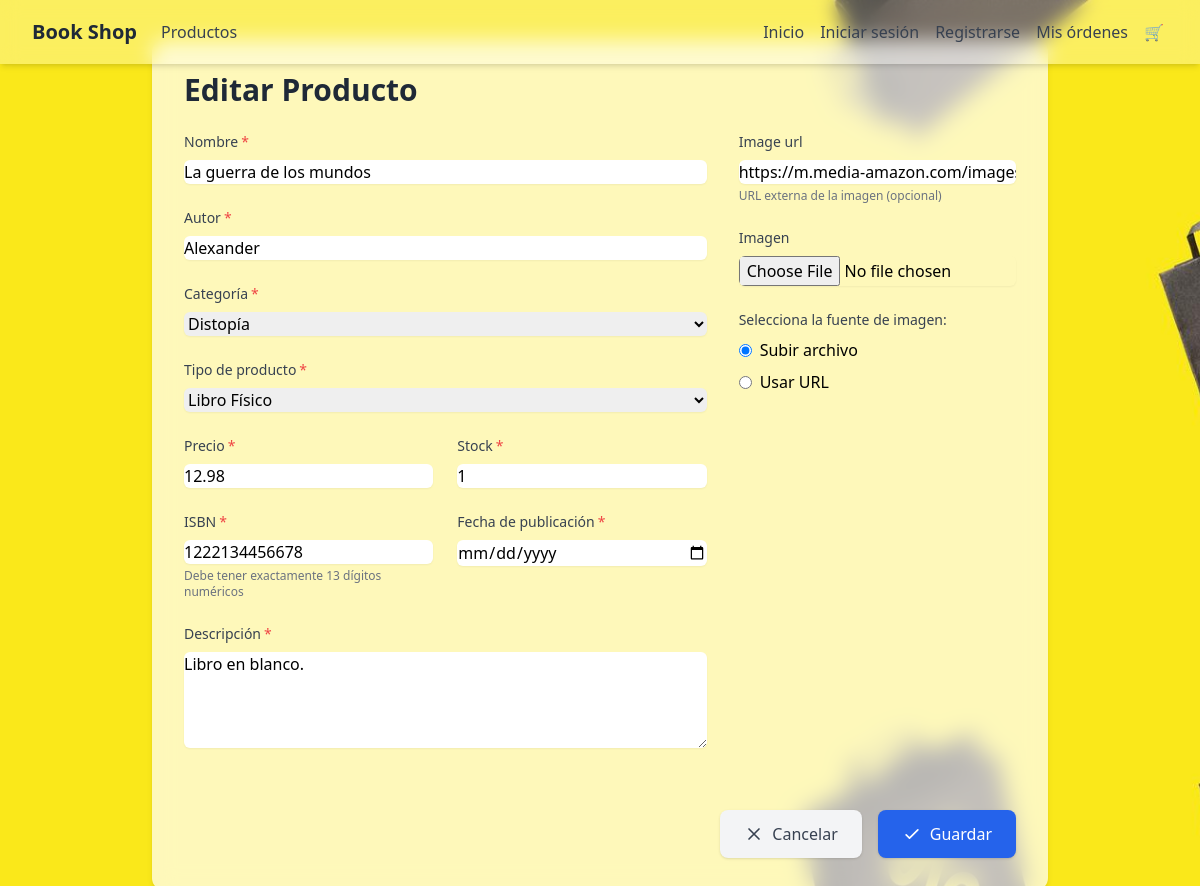
/productos/editar/7/, run on an earlier commit of the app's database.
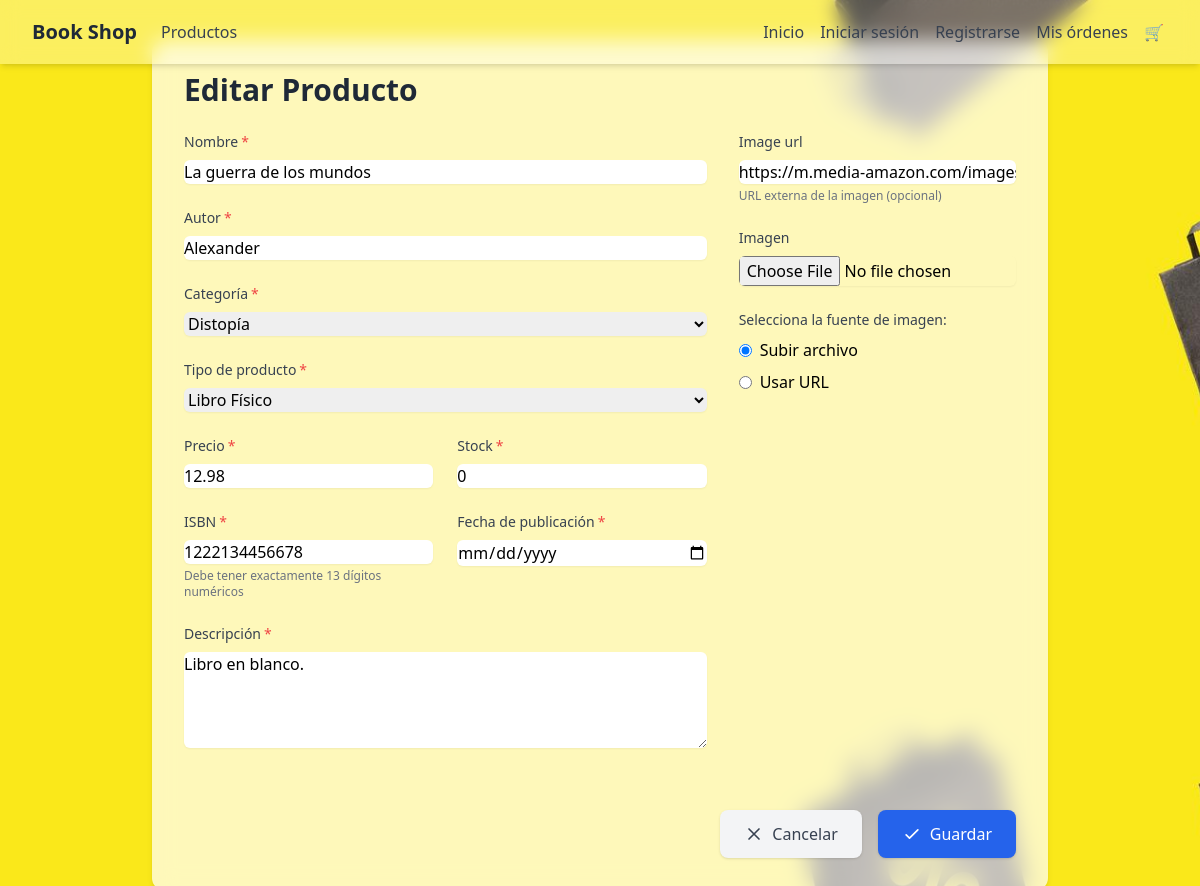
And on a later commit of the database.
### productos/models.py (models this page shows, shortened)
class Product(models.Model):
    PRODUCT_TYPES = [
        ('physical', 'Libro Físico'),
        ('ebook', 'Libro Digital'),
    ]
    name = models.CharField(max_length=200, verbose_name="Nombre")
    description = models.TextField(verbose_name="Descripción")
    price = models.DecimalField(max_digits=10, decimal_places=2, verbose_name="Precio")
    product_type = models.CharField(
        max_length=10,
        choices=PRODUCT_TYPES,
        default='physical',
        verbose_name="Tipo de producto"
    )
    category = models.ForeignKey(Category, on_delete=models.CASCADE, verbose_name="Categoría")
    stock = models.PositiveIntegerField(default=0, verbose_name="Stock")
    image = models.ImageField(upload_to='products/', blank=True, null=True, verbose_name="Imagen")
    image_url = models.URLField(blank=True, null=True)
    author = models.CharField(max_length=100, verbose_name="Autor")
    isbn = models.CharField(max_length=13,unique=True,validators=[RegexValidator(regex='^\d{13}$', message='El ISBN debe tener exactamente 13 dígitos.')],verbose_name="ISBN")
    publication_date = models.DateField(verbose_name="Fecha de publicación")
    created_at = models.DateTimeField(auto_now_add=True, verbose_name="Fecha de creación")
    updated_at = models.DateTimeField(auto_now=True, verbose_name="Fecha de actualización")
    class Meta:
        verbose_name = "Producto"
        verbose_name_plural = "Productos"

### productos/views.py (the view)
# urls.py: path('editar/<int:pk>/', views.product_update, name='product_update'),  # Editar producto
def product_update(request, pk):
   product = get_object_or_404(Product.objects.select_related('category'), pk=pk)
   if request.method == 'POST':
       form = ProductForm(request.POST, request.FILES, instance=product)
       if form.is_valid():
            product = form.save(commit=False)
            image_source = request.POST.get('image_source')
            image_url = form.cleaned_data.get('image_url')
            image_file = request.FILES.get('image')
            if image_source == 'url' and image_url:
                product.image = None
            elif image_source == 'file' and image_file:
                product.image_url = ''
            elif image_source == 'url' and not image_url and image_file:
                product.image_url = ''
            else:
                product.image = None
                product.image_url = ''
            product.save()
            messages.success(request, 'Producto actualizado exitosamente.')
            return redirect('product_detail', pk=product.pk)
   else:
       form = ProductForm(instance=product)
   return render(request, 'productos/product_form.html', {
       'form': form,
       'title': 'Editar Producto',
       'product': product
   })

### productos/forms.py (shortened to what this page needs)
class ProductForm(forms.ModelForm):
    class Meta:
        model = Product
        fields = ['name', 'author', 'category', 'product_type', 'price', 'stock', 'description', 'image','image_url', 'isbn','publication_date']
        common_class = 'w-full rounded-md border-gray-300 shadow-sm focus:border-blue-500 focus:ring-blue-500'
        widgets = {
            'name': forms.TextInput(attrs={'class': common_class}),
            'author': forms.TextInput(attrs={'class': common_class}),
            'category': forms.Select(attrs={'class': common_class}),
            'product_type': forms.Select(attrs={'class': common_class}),
            'price': forms.NumberInput(attrs={'class': common_class, 'step': '0.01'}),
            'stock': forms.NumberInput(attrs={'class': common_class}),
            'description': forms.Textarea(attrs={'class': common_class, 'rows': 4}),
            'image': forms.FileInput(attrs={'class': common_class}),
            'image_url': forms.URLInput(attrs={'class': common_class}),
            'isbn': forms.TextInput(attrs={'class': common_class}),
            'publication_date': forms.DateInput(attrs={'class': common_class, 'type': 'date'}),
        }

### productos/models.py (called while the page is built)
    def __str__(self):
        return self.name

### productos/templates/productos/product_form.html (shortened to what this page needs)
{% extends "base.html" %}
{% load static %}
{% load i18n %}
{% block content %}
<div class="max-w-4xl mx-auto bg-white bg-opacity-70 backdrop-blur-md rounded-xl shadow-md p-8 animate-fade-in">
  <h2 class="text-3xl font-bold text-gray-800 mb-6">{{ title }}</h2>
  <form method="post" enctype="multipart/form-data">
    <div class="flex flex-col md:flex-row gap-8">
      <div class="flex-1">
        <div class="mb-6">
          <label for="{{ form.name.id_for_label }}" class="block text-sm font-medium text-gray-700 mb-2">
            {{ form.name.label }}{% if form.name.field.required %}<span class="text-red-500">*</span>{% endif %}
          </label>
          {{ form.name }}
        </div>
        <div class="mb-6">
          <label for="{{ form.author.id_for_label }}" class="block text-sm font-medium text-gray-700 mb-2">
            {{ form.author.label }}{% if form.author.field.required %}<span class="text-red-500">*</span>{% endif %}
          </label>
          {{ form.author }}
        </div>
        <div class="mb-6">
          <label for="{{ form.category.id_for_label }}" class="block text-sm font-medium text-gray-700 mb-2">
            {{ form.category.label }}{% if form.category.field.required %}<span class="text-red-500">*</span>{% endif %}
          </label>
          {{ form.category }}
        </div>
        <div class="mb-6">
          <label for="{{ form.product_type.id_for_label }}" class="block text-sm font-medium text-gray-700 mb-2">
            {{ form.product_type.label }}{% if form.product_type.field.required %}<span class="text-red-500">*</span>{% endif %}
          </label>
          {{ form.product_type }}
        </div>
        <div class="grid grid-cols-1 md:grid-cols-2 gap-6 mb-6">
          <div>
            <label for="{{ form.price.id_for_label }}" class="block text-sm font-medium text-gray-700 mb-2">
              {{ form.price.label }}{% if form.price.field.required %}<span class="text-red-500">*</span>{% endif %}
            </label>
            {{ form.price }}
          </div>
          <div>
            <label for="{{ form.stock.id_for_label }}" class="block text-sm font-medium text-gray-700 mb-2">
              {{ form.stock.label }}{% if form.stock.field.required %}<span class="text-red-500">*</span>{% endif %}
            </label>
            {{ form.stock }}
          </div>
        </div>
        <div class="grid grid-cols-1 md:grid-cols-2 gap-6 mb-6">
          <div>
            <label for="{{ form.isbn.id_for_label }}" class="block text-sm font-medium text-gray-700 mb-2">
              {{ form.isbn.label }}{% if form.isbn.field.required %}<span class="text-red-500">*</span>{% endif %}
            </label>
            {{ form.isbn }}
            <p class="mt-1 text-xs text-gray-500">Debe tener exactamente 13 dígitos numéricos</p>
          </div>
          <div>
            <label for="{{ form.publication_date.id_for_label }}" class="block text-sm font-medium text-gray-700 mb-2">
              {{ form.publication_date.label }}{% if form.publication_date.field.required %}<span class="text-red-500">*</span>{% endif %}
            </label>
            {{ form.publication_date }}
          </div>
        </div>
        <div class="mb-6">
          <label for="{{ form.description.id_for_label }}" class="block text-sm font-medium text-gray-700 mb-2">
            {{ form.description.label }}{% if form.description.field.required %}<span class="text-red-500">*</span>{% endif %}
          </label>
          {{ form.description }}
        </div>
      </div>
      <div class="w-full md:w-1/3">
        <div class="mb-6">
          <label for="{{ form.image_url.id_for_label }}" class="block text-sm font-medium text-gray-700 mb-2">
            {{ form.image_url.label }}{% if form.image_url.field.required %}<span class="text-red-500">*</span>{% endif %}
          </label>
          {{ form.image_url }}
          <p class="mt-1 text-xs text-gray-500">URL externa de la imagen (opcional)</p>
        </div>
        <div class="mb-6">
          <label for="{{ form.image.id_for_label }}" class="block text-sm font-medium text-gray-700 mb-2">
            {{ form.image.label }}{% if form.image.field.required %}<span class="text-red-500">*</span>{% endif %}
          </label>
          {{ form.image }}
        </div>
        <div class="mt-6 space-y-4">
          <div class="mb-6">
            <label class="block text-sm font-medium text-gray-700 mb-2">Selecciona la fuente de imagen:</label>
            <div class="flex flex-col space-y-2">
              <label class="inline-flex items-center">
                <input type="radio" name="image_source" value="file" checked class="form-radio text-blue-600">
                <span class="ml-2">Subir archivo</span>
              </label>
              <label class="inline-flex items-center">
                <input type="radio" name="image_source" value="url" class="form-radio text-blue-600">
                <span class="ml-2">Usar URL</span>
              </label>
            </div>
          </div>
        </div>
      </div>
    </div>
    <div class="mt-8 flex justify-end gap-4">
      <a href="{% url 'product_list' %}" class="inline-flex items-center px-6 py-3 bg-gray-100 hover:bg-gray-200 text-gray-700 rounded-lg shadow transition-all duration-300">
        <svg xmlns="http://www.w3.org/2000/svg" class="h-5 w-5 mr-2" fill="none" viewBox="0 0 24 24" stroke="currentColor">
          <path stroke-linecap="round" stroke-linejoin="round" stroke-width="2" d="M6 18L18 6M6 6l12 12" />
        </svg>
        Cancelar
      </a>
      <button type="submit" class="inline-flex items-center px-6 py-3 bg-blue-600 hover:bg-blue-700 text-white font-medium rounded-lg shadow transition-all duration-300">
        <svg xmlns="http://www.w3.org/2000/svg" class="h-5 w-5 mr-2" fill="none" viewBox="0 0 24 24" stroke="currentColor">
          <path stroke-linecap="round" stroke-linejoin="round" stroke-width="2" d="M5 13l4 4L19 7" />
        </svg>
        Guardar
      </button>
    </div>
  </form>
</div>
{% endblock %}

### templates/base.html (shortened to what this page needs)
{% load static %}
{% load i18n %}
<!DOCTYPE html>
<html lang="es">
<head>
  <script src="https://cdn.tailwindcss.com"></script>
</head>
<body {% block body_attributes %}class="bg-gray-50 p-10"{% endblock %}>
    <header class="fixed top-0 left-0 w-full z-50 bg-blur text-gray-800 shadow-md">
        <div class="max-w-7xl mx-auto px-4 sm:px-6 lg:px-8">
            <div class="flex justify-between items-center h-16">
            <div class="flex items-center space-x-6">
                <a href="{% url 'home' %}" class="text-xl font-bold hover:text-indigo-300 transition">
                Book Shop
                </a>
                <a href="{% url 'productos' %}" class="text-gray-700 hover:text-blue-600 font-medium">
                Productos
                </a>
            </div>
            <div class="flex items-center space-x-4">
                <a href="/productos/" class="text-gray-700 hover:text-blue-600 font-medium">Inicio</a>
                {% if user.is_authenticated %}
                <span class="hidden sm:inline text-sm">{% trans "Bienvenido" %} <strong>{{ user.username }}</strong></span>
                <div class="relative group">
                    <button class="flex items-center gap-1 text-sm font-medium hover:text-indigo-300 focus:outline-none">
                    Panel de Usuario
                    <svg class="w-4 h-4" fill="none" stroke="currentColor" stroke-width="2" viewBox="0 0 24 24">
                        <path stroke-linecap="round" stroke-linejoin="round" d="M19 9l-7 7-7-7" />
                    </svg>
                    </button>
                    <div class="absolute right-0 mt-2 w-64 bg-gray-900 text-white rounded-lg shadow-lg overflow-hidden opacity-0 group-hover:opacity-100 pointer-events-none group-hover:pointer-events-auto transition-opacity duration-200">
                    <div class="p-4 text-center">
                        <h2 class="text-lg font-semibold mb-2">Panel del Usuario</h2>
                        <p class="text-sm text-gray-300 mb-4">Aquí puedes ver tu historial y órdenes.</p>
                        <a href="/usuario/historial/" class="block bg-indigo-600 hover:bg-indigo-700 text-white py-2 px-4 rounded-full mb-2 transition">
                        Historial de Compras
                        </a>
                        <a href="/usuario/ordenes/" class="block bg-indigo-600 hover:bg-indigo-700 text-white py-2 px-4 rounded-full transition">
                        Estado de Órdenes
                        </a>
                    </div>
                    </div>
                </div>
                <a href="{% url 'account_logout' %}" class="text-sm hover:text-red-400 transition">
                    {% trans "Cerrar Sesión" %}
                </a>
                {% else %}
                <a href="{% url 'account_login' %}" class="text-gray-700 hover:text-blue-600 font-medium transition">
                    Iniciar sesión
                </a>
                <a href="{% url 'account_signup' %}" class="text-gray-700 hover:text-blue-600 font-medium">
                    Registrarse
                </a>
                {% endif %}
                <a href="/my-orders/" class="text-gray-700 hover:text-blue-600 font-medium">Mis órdenes</a>
                <a href="/store/cart/" title="Ver carrito" class="relative text-gray-700 hover:text-blue-600 font-medium">
                    🛒
                </a>
            </div>
            </div>
        </div>
</header>
{% block content %} {% endblock %}
</body>

### productos/templates/productos/product_form.html (style rules this page uses)
.animate-fade-in { animation: fadeIn 0.5s ease-out forwards; }
.text-red-500 { margin-left: 3px; }

What changed in the data, as far as the page shows it:
changed Product "La guerra de los mundos": stock "1" → "0"
